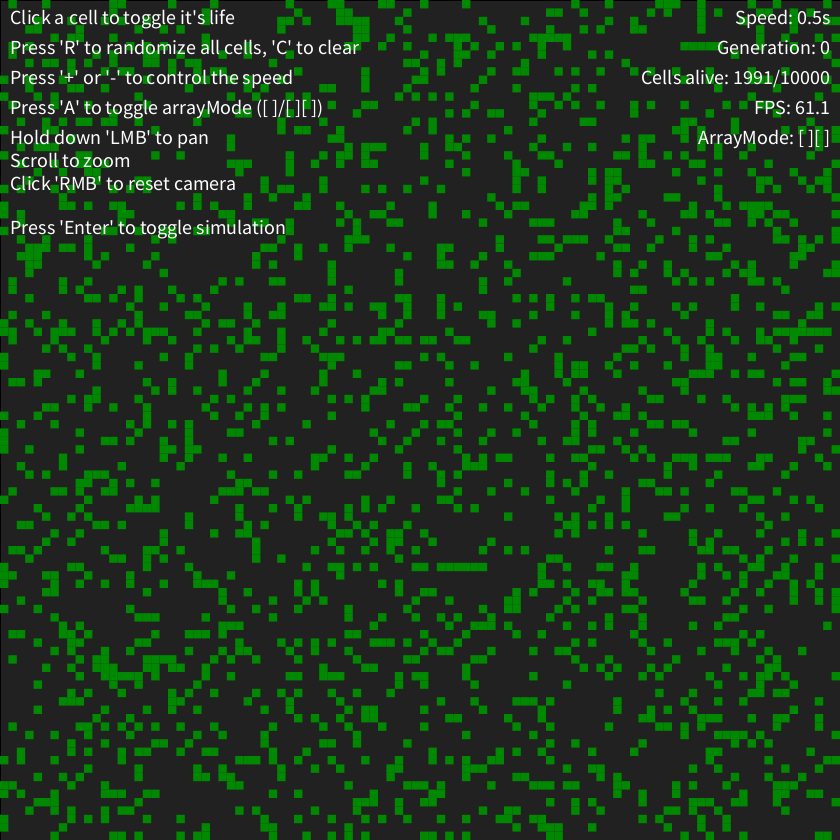
Frame 1 (no input)
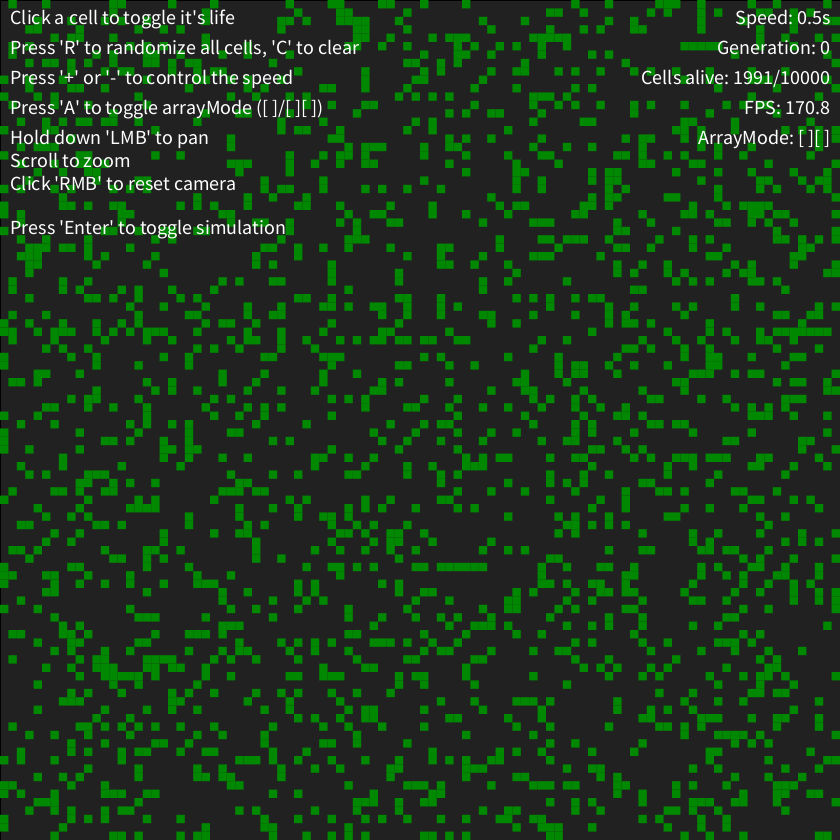
Frame 60 (the mouse pressed at the canvas centre just before this capture)
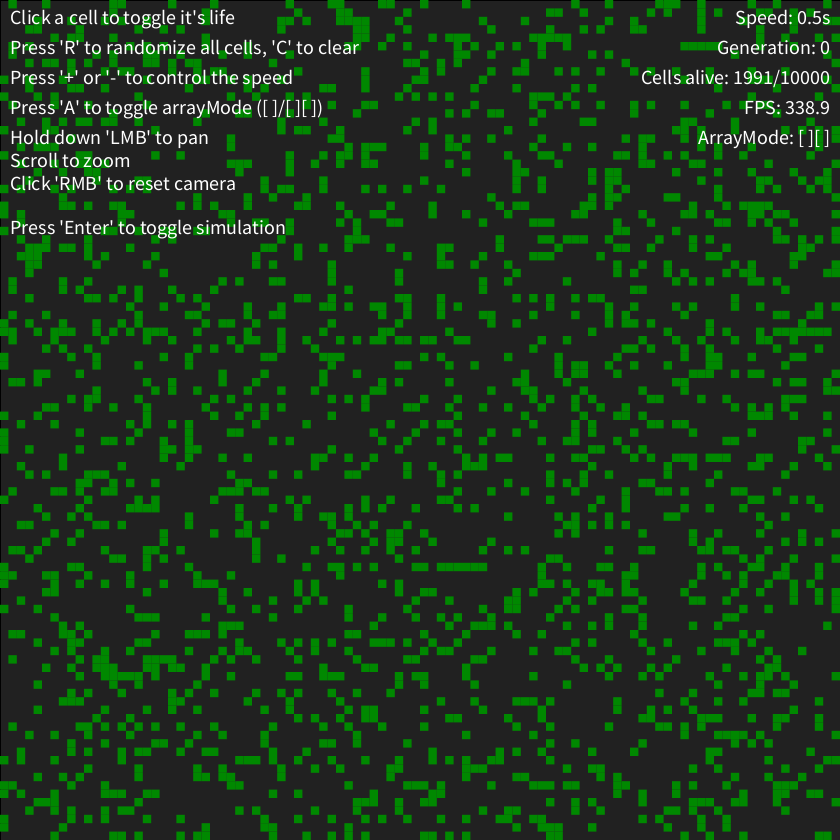
Frame 120 (the mouse held since frame 60 and released just before this capture)

The Processing sketch that drew these frames (run headless with seeded random() and noise(); from frame 60 on, the mouse is pressed at the canvas centre):

// Processing sketch: Game_of_Life
// ── Game_of_Life.pde
CellController cellController;
Camera camera;
HUDController HUD;
State state;

enum State {
	PRE,
	RUNNING, 
	POST,
}

void setup() {
	size(840, 840);
	frameRate(500);

	state = State.PRE;

	cellController = new CellController();
	cellController.reset();
	camera = new Camera();
	HUD = new HUDController();
}

void draw() {
	background(0);

	if (state == State.RUNNING)
		cellController.update();

	cellController.draw();

	HUD.draw();
}

void toggleCellController() {
	if (cellController instanceof CellControllerExtra)
		cellController = new CellController();
	else
		cellController = new CellControllerExtra();
	cellController.reset();
}

void mouseClicked(MouseEvent event) {
	if (mouseButton == RIGHT)
		camera.reset();
	if (mouseButton == LEFT) {
		int x = floor((mouseX - camera.zoomPoint.x) / cellController.cellSize);
		int y = floor((mouseY - camera.zoomPoint.y)/ cellController.cellSize);

		cellController.toggleLife(x, y);
	}
}

void mouseDragged() {
	if (mouseButton != LEFT)
		return;
	camera.pan();
}

void mouseWheel(MouseEvent event) {
	camera.resize(event.getCount());
}

void keyPressed() {
	if (key == ENTER)
		state = state == State.RUNNING ? State.PRE : State.RUNNING;
	if (key == 'c' || key == 'C')
		cellController.clear();
	if (key == 'r' || key == 'R')
		cellController.reset();
	if (key == '+')
		cellController.changeSpeed(100);
	if (key == '-')
		cellController.changeSpeed(-100);
	if (key == 'a' || key == 'A')
		toggleCellController();
}

// ── Camera.pde
class Camera {
	PVector zoomPoint = new PVector(0, 0);

	void pan() {
		PVector mousePos = new PVector(mouseX, mouseY);
		zoomPoint.add(mousePos.sub(pmouseX, pmouseY));
	}

	void resize(int dir) {
		PVector mousePos = new PVector(mouseX, mouseY);
		PVector gridMid = new PVector(width / 2, height / 2).add(zoomPoint);

		mousePos.sub(gridMid);
		mousePos.mult(-1);

		zoomPoint.lerp(mousePos, 0.2);
		if (cellController.cellSize > 1)
			cellController.cellSize += dir < 0 ? 1 : -1;
	}
	
	void reset() {
		cellController.cellSize = cellController.baseCellSize;
		zoomPoint.set(0, 0);
	}
}

// ── Cell.pde
class Cell {
	PVector gridPos;
	Cell[] neighbours;
	int aliveNeighbours;
	boolean isStable = false,
		isAlive;
	float bornAliveChance = 20;

	Cell(int gridX, int gridY) {
		this.gridPos = new PVector(gridX, gridY);
 
		resetLife();
	}

	void update() {
		boolean prevLife = isAlive;
		isStable = false;

		if (aliveNeighbours < 2 || aliveNeighbours > 3)
			isAlive = false;
		else if (aliveNeighbours == 3)
			isAlive = true;

		if (prevLife == isAlive)
			isStable = true;
	}

	void countAliveNeighbours() {
		int count = 0;

		for (Cell neighbour : neighbours) {
			count += neighbour.isAlive ? 1 : 0;
		}
		
		aliveNeighbours = count;
	}

	void draw() {
		square(
			gridPos.x * cellController.cellSize + cellController.cellSize / 2, 
			gridPos.y * cellController.cellSize + cellController.cellSize / 2, 
			cellController.cellSize
		);
	}

	void toggleLife() {
		isAlive = !isAlive;
	}

	void die() {
		isAlive = false;
	}

	void resetLife() {
		this.isAlive = random(100) <= bornAliveChance ? true : false; 
	}
}

// ── CellController.pde
class CellController {
	Cell[][] cells;
	float baseCellSize, 
		cellSize;
	int cellMult = 100,
		updateDelay = 500,
		updateTime,
		generationCount,
		aliveCells,
		totalCells;

	void reset() {
		generationCount = 0;
		state = State.PRE;

		cells = new Cell[cellMult][cellMult];
		totalCells = cellMult * cellMult;
		baseCellSize = (float)height / cellMult;
		cellSize = baseCellSize;

		for (int x = 0; x < cellMult; x++) {
			Cell[] cellColumn = cells[x];

			for (int y = 0; y < cellMult; y++) {
				cellColumn[y] = new Cell(x, y);
			}
		}

		for (Cell[] cellRow : cells) {
			for (Cell cell : cellRow) {
				cell.neighbours = getCellNeighbours(cell);
			}
		}
	}

	Cell[] getCellNeighbours(Cell cell) {
		ArrayList<Cell> neighbours = new ArrayList<Cell>();

		int gridX = (int)cell.gridPos.x;
		int gridY = (int)cell.gridPos.y;

		for (int x = gridX - 1; x <= gridX + 1; x++) {
			if (!isBetween(x, 0, cellMult - 1))
				continue;

			for (int y = gridY - 1; y <= gridY + 1; y++) {
				if (!isBetween(y, 0, cellMult - 1) || (x == gridX && y == gridY))
					continue;

					neighbours.add(cells[x][y]);
			}
		}
		
		return neighbours.toArray(new Cell[neighbours.size()]);
	}

	void update() {
		if (millis() < updateTime + updateDelay)
			return;
		updateTime = millis();

		for (Cell[] cellColumn : cells) {
			for (Cell cell : cellColumn) {
				cell.countAliveNeighbours();
			}
		}

		for (Cell[] cellRow : cells) {
			for (Cell cell : cellRow) {
				cell.update();
			}
		}

		generationCount++;

		if (isStable()) {
			state = State.POST;
		}
	}

	boolean isStable() {
		for (Cell[] cellRow : cells) {
			for (Cell cell : cellRow) {
				if (!cell.isStable)
					return false;
			}
		}
		return true;
	}

	void draw() {
		aliveCells = 0;
		push();
		translate(camera.zoomPoint.x, camera.zoomPoint.y);

		rectMode(CORNER);
		fill(33);
		square(0, 0, cellMult * cellSize);
		rectMode(CENTER);
		fill(#008800);
		noStroke();

		for (Cell[] cellRow : cells) {
			for (Cell cell : cellRow) {
				if (cell.isAlive) {
					cell.draw();
					aliveCells++;
				}
			}
		}

		pop();
	}

	void clear() {
		for (Cell[] cellRow : cells) {
			for (Cell cell : cellRow) {
				cell.isAlive = false;
			}
		}
	}

	void changeSpeed(int time) {
		if (updateDelay <= 100 && time < 0)
			return;
		updateDelay += time;
	}
	
	void toggleLife(int x, int y) {
		if (!isBetween(x, 0, cellMult - 1) || !isBetween(y, 0, cellMult - 1))
			return;
		cells[x][y].toggleLife();
	}
}

// ── CellControllerExtra.pde
class CellControllerExtra extends CellController {
	Cell[] cells;

	CellControllerExtra() {
		reset();
	}

	void reset() {
		generationCount = 0;
		state = State.PRE;

		cells = new Cell[cellMult * cellMult];
		totalCells = cellMult * cellMult;
		baseCellSize = (float)height / cellMult;
		cellSize = baseCellSize;

		for (int y = 0; y < cellMult * cellMult; y++) {
				cells[y] = new Cell(y % cellMult, floor(y / cellMult));
		}

		for (Cell cell : cells) {
			cell.neighbours = getCellNeighbours(cell);
		}
	}

	Cell[] getCellNeighbours(Cell cell) {
		ArrayList<Cell> neighbours = new ArrayList<Cell>();

		int gridX = (int)cell.gridPos.x;
		int gridY = (int)cell.gridPos.y;
		int baseIndex = gridX + gridY * cellMult;
		int index;

		for (int x = gridX - 1; x <= gridX + 1; x++) {
			if (!isBetween(x, 0, cellMult - 1))
				continue;

			for (int y = gridY - 1; y <= gridY + 1; y++) {
				if (!isBetween(y, 0, cellMult - 1))
					continue;
				index = calcIndex(x, y);

				if (index != baseIndex)
					neighbours.add(cells[index]);
			}
		}

		return neighbours.toArray(new Cell[neighbours.size()]);
	}
	
	int calcIndex(int x, int y) {
		return x + y * cellMult;
	}

	void update() {
		if (millis() < updateTime + updateDelay)
			return;
		updateTime = millis();

		for (Cell cell : cells) {
			cell.countAliveNeighbours();
		}

		for (Cell cell : cells) {
			cell.update();
		}

		generationCount++;

		if (isStable()) {
			state = State.POST;
		}
	}

	boolean isStable() {
		for (Cell cell : cells) {
			if (!cell.isStable)
				return false;
		}
		return true;
	}

	void draw() {
		aliveCells = 0;
		push();
		translate(camera.zoomPoint.x, camera.zoomPoint.y);

		rectMode(CORNER);
		fill(33);
		square(0, 0, cellMult * cellSize);
		rectMode(CENTER);
		fill(#008800);
		noStroke();

		for (Cell cell : cells) {
			if (cell.isAlive) {
				cell.draw();
				aliveCells++;
			}
		}

		pop();
	}

	void clear() {
		for (Cell cell : cells) {
			cell.isAlive = false;
		}
	}

	void toggleLife(int x, int y) {
		if (!isBetween(x, 0, cellMult - 1) || !isBetween(y, 0, cellMult - 1))
			return;

		int index = calcIndex(x, y);
		cells[index].toggleLife();
	}
}

// ── HUD.pde
class HUDController {
	int margin = 10;
	color col = #FFFFFF;

	void draw() {
		fill(col);
		
		drawStats();

		textSize(20);
		textAlign(LEFT, TOP);

		drawControls();
		if (state == State.POST)
			drawPost();
	}

	void drawControls() {
		text("Click a cell to toggle it's life", margin, margin);
		text("Press 'R' to randomize all cells, 'C' to clear", margin, margin + 30);
		text("Press '+' or '-' to control the speed", margin, margin + 60);
		text("Press 'A' to toggle arrayMode ([ ]/[ ][ ])", margin, margin + 90);
		text("Hold down 'LMB' to pan\nScroll to zoom\nClick 'RMB' to reset camera", margin, margin + 120);
		text("Press 'Enter' to toggle simulation", margin, margin + 210);
	}

	void drawPost() {
		textSize(40);
		textAlign(CENTER, CENTER);
		fill(0, 90);
		rectMode(CENTER);
		rect(width / 2, height / 2, 400, 150);
		fill(255);
		text("Your simulation\nhas become stable", width / 2, height / 2);
	}
	
	void drawStats() {
		textSize(20);
		textAlign(RIGHT, TOP);
		text(String.format("Speed: %.1fs", cellController.updateDelay * 0.001), 
			width - margin, margin);
		text(String.format("Generation: %d", cellController.generationCount), 
			width - margin, margin + 30);
		text(String.format("Cells alive: %d/%d", cellController.aliveCells, cellController.totalCells), 	width - margin, margin + 60);
		text(String.format("FPS: %.1f", frameRate),
			width - margin, margin + 90);
		text("ArrayMode: " + (cellController instanceof CellControllerExtra ? "[ ]" : "[ ][ ]"), 
			width - margin, margin + 120);
	}
}

// ── Helpers.pde
boolean isBetween(int val, int min, int max) {
	return (min <= val && val <= max);
}
